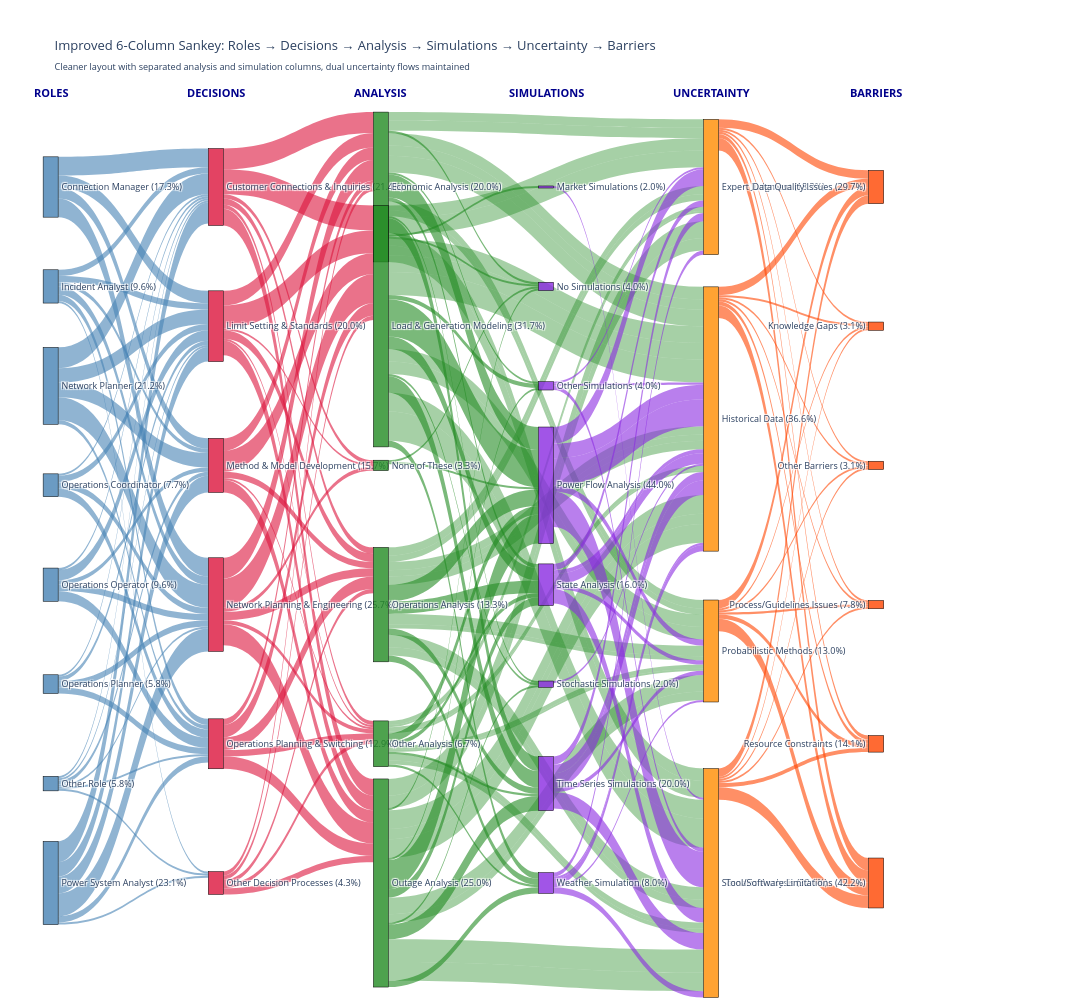

The code cell stored with this chart in its notebook:
### Code cell
# Create separated flow data with cleaner 6-column layout
separated_flow_data = create_extended_flow_data_with_separated_columns(
    df_enhanced, ROLE_MAPPINGS, DECISION_MAPPINGS, ANALYSIS_MAPPINGS, 
    SIMULATION_MAPPINGS, UNCERTAINTY_GROUP_MAP, BARRIERS_MAPPINGS
)

# Create and display separated Sankey with percentages
separated_nodes, separated_colors, separated_positions = create_separated_node_structure(separated_flow_data)
separated_sankey_fig = build_separated_sankey_with_percentages(
    separated_nodes, separated_flow_data, separated_colors, separated_positions
)
separated_sankey_fig.show()

print("✅ Improved 6-column Sankey diagram with separated analysis and simulations rendered")
print(f"✅ Created {len(separated_flow_data)} flows with cleaner layout")

### Figure 1 — Plotly figure (JSON) as saved in the notebook; plotly's stock layout.template omitted (floating-point values rounded to 4 significant figures; data arrays with more than 128 entries replaced by an {"elided": "..."} marker saying what was removed)
{"data": [{"link": {"color": {"elided": "197 str values"}, "source": {"elided": "197 int values"}, "target": {"elided": "197 int values"}, "value": {"elided": "197 int values"}}, "node": {"color": ["rgba(70, 130, 180, 0.8)", "rgba(70, 130, 180, 0.8)", "rgba(70, 130, 180, 0.8)", "rgba(70, 130, 180, 0.8)", "rgba(70, 130, 180, 0.8)", "rgba(70, 130, 180, 0.8)", "rgba(70, 130, 180, 0.8)", "rgba(70, 130, 180, 0.8)", "rgba(220, 20, 60, 0.8)", "rgba(220, 20, 60, 0.8)", "rgba(220, 20, 60, 0.8)", "rgba(220, 20, 60, 0.8)", "rgba(220, 20, 60, 0.8)", "rgba(220, 20, 60, 0.8)", "rgba(34, 139, 34, 0.8)", "rgba(34, 139, 34, 0.8)", "rgba(34, 139, 34, 0.8)", "rgba(34, 139, 34, 0.8)", "rgba(34, 139, 34, 0.8)", "rgba(34, 139, 34, 0.8)", "rgba(138, 43, 226, 0.8)", "rgba(138, 43, 226, 0.8)", "rgba(138, 43, 226, 0.8)", "rgba(138, 43, 226, 0.8)", "rgba(138, 43, 226, 0.8)", "rgba(138, 43, 226, 0.8)", "rgba(138, 43, 226, 0.8)", "rgba(138, 43, 226, 0.8)", "rgba(255, 140, 0, 0.8)", "rgba(255, 140, 0, 0.8)", "rgba(255, 140, 0, 0.8)", "rgba(255, 140, 0, 0.8)", "rgba(255, 69, 0, 0.8)", "rgba(255, 69, 0, 0.8)", "rgba(255, 69, 0, 0.8)", "rgba(255, 69, 0, 0.8)", "rgba(255, 69, 0, 0.8)", "rgba(255, 69, 0, 0.8)"], "label": ["Connection Manager\n(17.3%)", "Incident Analyst\n(9.6%)", "Network Planner\n(21.2%)", "Operations Coordinator\n(7.7%)", "Operations Operator\n(9.6%)", "Operations Planner\n(5.8%)", "Other Role\n(5.8%)", "Power System Analyst\n(23.1%)", "Customer Connections & Inquiries\n(21.4%)", "Limit Setting & Standards\n(20.0%)", "Method & Model Development\n(15.7%)", "Network Planning & Engineering\n(25.7%)", "Operations Planning & Switching\n(12.9%)", "Other Decision Processes\n(4.3%)", "Economic Analysis\n(20.0%)", "Load & Generation Modeling\n(31.7%)", "None of These\n(3.3%)", "Operations Analysis\n(13.3%)", "Other Analysis\n(6.7%)", "Outage Analysis\n(25.0%)", "Market Simulations\n(2.0%)", "No Simulations\n(4.0%)", "Other Simulations\n(4.0%)", "Power Flow Analysis\n(44.0%)", "State Analysis\n(16.0%)", "Stochastic Simulations\n(2.0%)", "Time Series Simulations\n(20.0%)", "Weather Simulation\n(8.0%)", "Expert Judgment\n(18.3%)", "Historical Data\n(36.6%)", "Probabilistic Methods\n(13.0%)", "Scenario Analysis\n(32.1%)", "Data Quality Issues\n(29.7%)", "Knowledge Gaps\n(3.1%)", "Other Barriers\n(3.1%)", "Process/Guidelines Issues\n(7.8%)", "Resource Constraints\n(14.1%)", "Tool/Software Limitations\n(42.2%)"], "line": {"color": "black", "width": 0.5}, "pad": 20, "thickness": 15, "x": [0.02, 0.02, 0.02, 0.02, 0.02, 0.02, 0.02, 0.02, 0.18, 0.18, 0.18, 0.18, 0.18, 0.18, 0.34, 0.34, 0.34, 0.34, 0.34, 0.34, 0.5, 0.5, 0.5, 0.5, 0.5, 0.5, 0.5, 0.5, 0.66, 0.66, 0.66, 0.66, 0.82, 0.82, 0.82, 0.82, 0.82, 0.82], "y": [0.1, 0.2143, 0.3286, 0.4429, 0.5571, 0.6714, 0.7857, 0.9, 0.1, 0.26, 0.42, 0.58, 0.74, 0.9, 0.1, 0.26, 0.42, 0.58, 0.74, 0.9, 0.1, 0.2143, 0.3286, 0.4429, 0.5571, 0.6714, 0.7857, 0.9, 0.1, 0.3667, 0.6333, 0.9, 0.1, 0.26, 0.42, 0.58, 0.74, 0.9]}, "type": "sankey"}], "layout": {"annotations": [{"font": {"color": "darkblue", "size": 11}, "showarrow": false, "text": "<b>ROLES</b>", "x": 0.02, "xanchor": "center", "y": 1.02}, {"font": {"color": "darkblue", "size": 11}, "showarrow": false, "text": "<b>DECISIONS</b>", "x": 0.18, "xanchor": "center", "y": 1.02}, {"font": {"color": "darkblue", "size": 11}, "showarrow": false, "text": "<b>ANALYSIS</b>", "x": 0.34, "xanchor": "center", "y": 1.02}, {"font": {"color": "darkblue", "size": 11}, "showarrow": false, "text": "<b>SIMULATIONS</b>", "x": 0.5, "xanchor": "center", "y": 1.02}, {"font": {"color": "darkblue", "size": 11}, "showarrow": false, "text": "<b>UNCERTAINTY</b>", "x": 0.66, "xanchor": "center", "y": 1.02}, {"font": {"color": "darkblue", "size": 11}, "showarrow": false, "text": "<b>BARRIERS</b>", "x": 0.82, "xanchor": "center", "y": 1.02}], "font": {"size": 9}, "height": 1000, "margin": {"b": 30, "l": 30, "r": 30, "t": 100}, "title": {"text": "Improved 6-Column Sankey: Roles → Decisions → Analysis → Simulations → Uncertainty → Barriers<br><sub>Cleaner layout with separated analysis and simulation columns, dual uncertainty flows maintained</sub>"}, "width": 1800}}
